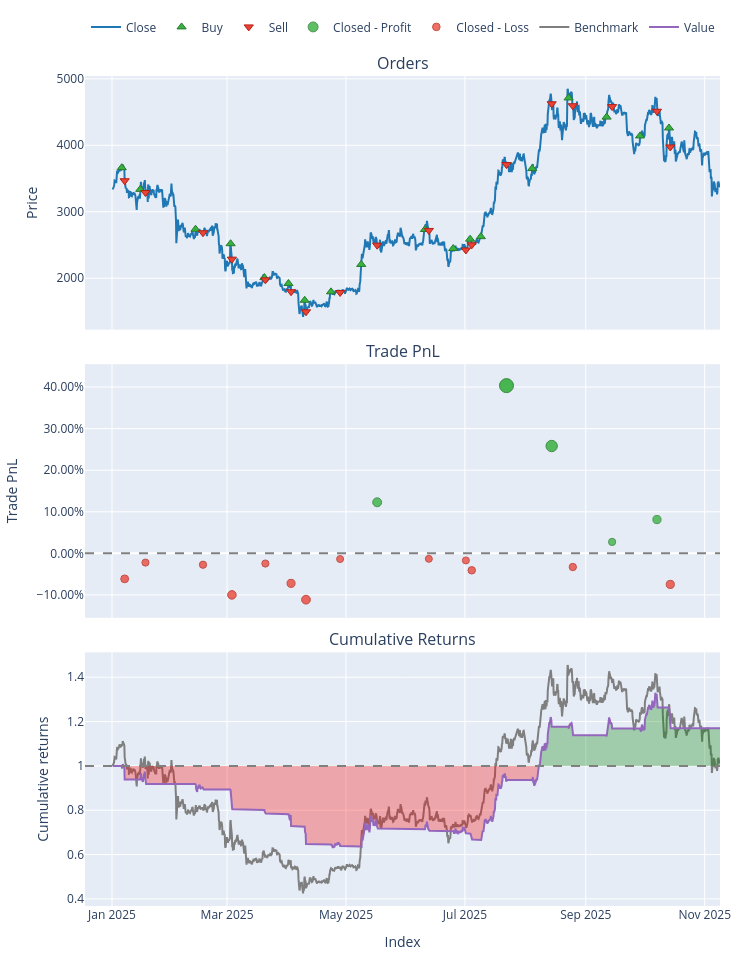

The notebook cell saved with this chart:
### Code cell
pf[pf.wrapper.columns[1]].plot().show()

### Figure 1 — Plotly figure (JSON) as saved in the notebook; plotly's stock layout.template omitted (floating-point values rounded to 4 significant figures; data arrays with more than 128 entries replaced by an {"elided": "..."} marker saying what was removed)
{"data": [{"line": {"color": "#1f77b4"}, "name": "Close", "showlegend": true, "x": {"elided": "1870 str values"}, "type": "scatter", "uid": "de6b7aa2-cf67-46e5-bed8-1725073e0147", "xaxis": "x", "yaxis": "y", "y": {"elided": "1870 float values"}, "legendgroup": "0"}, {"customdata": [[56.0, 0.2719, 3.984], [58.0, 0.2803, 3.741], [60.0, 0.3342, 3.658], [62.0, 0.3532, 3.559], [64.0, 0.3988, 3.205], [66.0, 0.407, 3.127], [68.0, 0.435, 2.902], [70.0, 0.3594, 2.581], [72.0, 0.2883, 2.546], [74.0, 0.2613, 2.857], [76.0, 0.2881, 2.82], [78.0, 0.2678, 2.772], [80.0, 0.2533, 2.66], [82.0, 0.2554, 3.728], [84.0, 0.2486, 4.687], [86.0, 0.2562, 4.534], [88.0, 0.2812, 4.658], [90.0, 0.2955, 5.035]], "hovertemplate": "Order Id: %{customdata[0]}<br>Timestamp: %{x}<br>Price: %{y}<br>Size: %{customdata[1]:.6f}<br>Fees: %{customdata[2]:.6f}", "marker": {"color": "#37B13F", "line": {"color": "rgb(38,123,44)", "width": 1}, "size": 8, "symbol": "triangle-up"}, "mode": "markers", "name": "Buy", "x": ["2025-01-06T00:00:00+00:00", "2025-01-15T12:00:00+00:00", "2025-02-12T20:00:00+00:00", "2025-03-02T20:00:00+00:00", "2025-03-20T04:00:00+00:00", "2025-04-01T12:00:00+00:00", "2025-04-09T20:00:00+00:00", "2025-04-23T08:00:00+00:00", "2025-05-08T20:00:00+00:00", "2025-06-10T12:00:00+00:00", "2025-06-25T00:00:00+00:00", "2025-07-03T16:00:00+00:00", "2025-07-09T04:00:00+00:00", "2025-08-04T12:00:00+00:00", "2025-08-23T04:00:00+00:00", "2025-09-11T16:00:00+00:00", "2025-09-28T20:00:00+00:00", "2025-10-13T16:00:00+00:00"], "y": [3663.0, 3337.0, 2737.0, 2519.0, 2009.0, 1920.0, 1668.0, 1795.0, 2207.0, 2733.0, 2447.0, 2587.0, 2625.0, 3649.0, 4713.0, 4424.0, 4141.0, 4260.0], "type": "scatter", "uid": "051ac54a-2213-477b-ace0-f9a5b881c794", "xaxis": "x", "yaxis": "y", "legendgroup": "1"}, {"customdata": [[57.0, 0.2719, 3.771], [59.0, 0.2803, 3.688], [61.0, 0.3342, 3.587], [63.0, 0.3532, 3.231], [65.0, 0.3988, 3.152], [67.0, 0.407, 2.926], [69.0, 0.435, 2.601], [71.0, 0.3594, 2.566], [73.0, 0.2883, 2.88], [75.0, 0.2613, 2.842], [77.0, 0.2881, 2.794], [79.0, 0.2678, 2.681], [81.0, 0.2533, 3.758], [83.0, 0.2554, 4.725], [85.0, 0.2486, 4.57], [87.0, 0.2562, 4.695], [89.0, 0.2812, 5.076], [91.0, 0.2955, 4.698]], "hovertemplate": "Order Id: %{customdata[0]}<br>Timestamp: %{x}<br>Price: %{y}<br>Size: %{customdata[1]:.6f}<br>Fees: %{customdata[2]:.6f}", "marker": {"color": "#EA4335", "line": {"color": "rgb(181,31,18)", "width": 1}, "size": 8, "symbol": "triangle-down"}, "mode": "markers", "name": "Sell", "x": ["2025-01-07T12:00:00+00:00", "2025-01-18T04:00:00+00:00", "2025-02-16T16:00:00+00:00", "2025-03-03T12:00:00+00:00", "2025-03-20T16:00:00+00:00", "2025-04-02T20:00:00+00:00", "2025-04-10T12:00:00+00:00", "2025-04-28T00:00:00+00:00", "2025-05-17T00:00:00+00:00", "2025-06-12T12:00:00+00:00", "2025-07-01T12:00:00+00:00", "2025-07-04T12:00:00+00:00", "2025-07-22T08:00:00+00:00", "2025-08-14T12:00:00+00:00", "2025-08-25T08:00:00+00:00", "2025-09-14T12:00:00+00:00", "2025-10-07T12:00:00+00:00", "2025-10-14T08:00:00+00:00"], "y": [3467.0, 3289.0, 2684.0, 2287.0, 1976.0, 1797.0, 1495.0, 1785.0, 2497.0, 2719.0, 2425.0, 2502.0, 3710.0, 4624.0, 4595.0, 4582.0, 4512.0, 3975.0], "type": "scatter", "uid": "65c86e4f-1149-459f-88ef-98d4aae91c34", "xaxis": "x", "yaxis": "y", "legendgroup": "2"}, {"customdata": [[8.0, 8.0, 78.15, 0.1228], [12.0, 12.0, 268.2, 0.4034], [13.0, 13.0, 240.6, 0.2581], [15.0, 15.0, 31.19, 0.02752], [16.0, 16.0, 94.73, 0.08134]], "hovertemplate": "Exit Trade Id: %{customdata[0]}<br>Position Id: %{customdata[1]}<br>Exit Timestamp: %{x}<br>PnL: %{customdata[2]:.6f}<br>Return: %{customdata[3]:.2%}", "marker": {"color": "#37B13F", "line": {"color": "rgb(38,123,44)", "width": 1}, "opacity": [0.7921, 0.9, 0.8442, 0.7555, 0.7762], "size": [8.967, 14.0, 11.39, 7.258, 8.223], "symbol": "circle"}, "mode": "markers", "name": "Closed - Profit", "x": ["2025-05-17T00:00:00+00:00", "2025-07-22T08:00:00+00:00", "2025-08-14T12:00:00+00:00", "2025-09-14T12:00:00+00:00", "2025-10-07T12:00:00+00:00"], "y": [0.1228, 0.4034, 0.2581, 0.02752, 0.08134], "type": "scatter", "uid": "40a140db-1ff4-405f-816e-faf17f5935eb", "xaxis": "x2", "yaxis": "y2", "legendgroup": "3"}, {"customdata": [[0.0, 0.0, -61.08, -0.06132], [1.0, 1.0, -20.71, -0.02214], [2.0, 2.0, -24.96, -0.02729], [3.0, 3.0, -88.82, -0.09984], [4.0, 4.0, -19.6, -0.02446], [5.0, 5.0, -56.37, -0.07211], [6.0, 6.0, -80.75, -0.1113], [7.0, 7.0, -8.778, -0.01361], [9.0, 9.0, -9.395, -0.01315], [10.0, 10.0, -11.93, -0.01693], [11.0, 11.0, -28.2, -0.04069], [14.0, 14.0, -38.44, -0.03281], [17.0, 17.0, -93.99, -0.07467]], "hovertemplate": "Exit Trade Id: %{customdata[0]}<br>Position Id: %{customdata[1]}<br>Exit Timestamp: %{x}<br>PnL: %{customdata[2]:.6f}<br>Return: %{customdata[3]:.2%}", "marker": {"color": "#EA4335", "line": {"color": "rgb(181,31,18)", "width": 1}, "opacity": [0.7685, 0.7535, 0.7554, 0.7833, 0.7543, 0.7727, 0.7877, 0.7502, 0.75, 0.7515, 0.7606, 0.7576, 0.7736], "size": [7.864, 7.161, 7.254, 8.555, 7.203, 8.057, 8.76, 7.008, 7.0, 7.068, 7.494, 7.353, 8.103], "symbol": "circle"}, "mode": "markers", "name": "Closed - Loss", "x": ["2025-01-07T12:00:00+00:00", "2025-01-18T04:00:00+00:00", "2025-02-16T16:00:00+00:00", "2025-03-03T12:00:00+00:00", "2025-03-20T16:00:00+00:00", "2025-04-02T20:00:00+00:00", "2025-04-10T12:00:00+00:00", "2025-04-28T00:00:00+00:00", "2025-06-12T12:00:00+00:00", "2025-07-01T12:00:00+00:00", "2025-07-04T12:00:00+00:00", "2025-08-25T08:00:00+00:00", "2025-10-14T08:00:00+00:00"], "y": [-0.06132, -0.02214, -0.02729, -0.09984, -0.02446, -0.07211, -0.1113, -0.01361, -0.01315, -0.01693, -0.04069, -0.03281, -0.07467], "type": "scatter", "uid": "b6b0db01-f4b7-4885-9b32-9fd2729e0672", "xaxis": "x2", "yaxis": "y2", "legendgroup": "4"}, {"line": {"color": "#7f7f7f"}, "name": "Benchmark", "showlegend": true, "x": {"elided": "1870 str values"}, "type": "scatter", "uid": "81b13fe0-53a9-45fb-983a-50cdc2107a00", "xaxis": "x3", "yaxis": "y3", "y": {"elided": "1870 float values"}, "legendgroup": "5"}, {"hoverinfo": "skip", "line": {"color": "rgba(0, 0, 0, 0)", "width": 0}, "opacity": 0, "showlegend": false, "x": {"elided": "1870 str values"}, "type": "scatter", "uid": "93549d8f-effd-4d08-b637-ad575a86c4eb", "xaxis": "x3", "yaxis": "y3", "y": {"elided": "1870 int values"}, "legendgroup": "6"}, {"connectgaps": false, "fill": "tonexty", "fillcolor": "rgba(0, 128, 0, 0.3)", "hoverinfo": "skip", "line": {"color": "rgba(0, 0, 0, 0)", "width": 0}, "opacity": 0, "showlegend": false, "x": {"elided": "1870 str values"}, "type": "scatter", "uid": "d582822f-d294-4272-a43b-14aafad3bea0", "xaxis": "x3", "yaxis": "y3", "y": {"elided": "1870 float values"}, "legendgroup": "6"}, {"hoverinfo": "skip", "line": {"color": "rgba(0, 0, 0, 0)", "width": 0}, "opacity": 0, "showlegend": false, "x": {"elided": "1870 str values"}, "type": "scatter", "uid": "ff710646-4b41-447b-ad1b-d50f4b74a3f6", "xaxis": "x3", "yaxis": "y3", "y": {"elided": "1870 int values"}, "legendgroup": "6"}, {"connectgaps": false, "fill": "tonexty", "fillcolor": "rgba(255, 0, 0, 0.3)", "hoverinfo": "skip", "line": {"color": "rgba(0, 0, 0, 0)", "width": 0}, "opacity": 0, "showlegend": false, "x": {"elided": "1870 str values"}, "type": "scatter", "uid": "27d2a558-542b-49b0-9127-ce67e16469fa", "xaxis": "x3", "yaxis": "y3", "y": {"elided": "1870 float values"}, "legendgroup": "6"}, {"line": {"color": "#9467bd"}, "name": "Value", "showlegend": true, "x": {"elided": "1870 str values"}, "type": "scatter", "uid": "63685c58-701f-415c-8e81-d30a1829ed95", "xaxis": "x3", "yaxis": "y3", "y": {"elided": "1870 float values"}, "legendgroup": "7"}, {"hoverinfo": "skip", "line": {"color": "rgba(0, 0, 0, 0)", "width": 0}, "opacity": 0.0, "showlegend": false, "x": {"elided": "1870 str values"}, "type": "scatter", "uid": "6f9731a1-16b3-489a-90b1-01cf1a471af5", "xaxis": "x3", "yaxis": "y3", "y": {"elided": "1870 int values"}, "legendgroup": "6"}], "layout": {"annotations": [{"font": {"size": 16}, "showarrow": false, "text": "Orders", "x": 0.5, "xanchor": "center", "xref": "paper", "y": 1.0, "yanchor": "bottom", "yref": "paper"}, {"font": {"size": 16}, "showarrow": false, "text": "Trade PnL", "x": 0.5, "xanchor": "center", "xref": "paper", "y": 0.6528, "yanchor": "bottom", "yref": "paper"}, {"font": {"size": 16}, "showarrow": false, "text": "Cumulative Returns", "x": 0.5, "xanchor": "center", "xref": "paper", "y": 0.3056, "yanchor": "bottom", "yref": "paper"}], "xaxis": {"anchor": "y", "domain": [0.0, 1.0], "matches": "x3", "showticklabels": false}, "yaxis": {"anchor": "x", "domain": [0.6944, 1.0], "title": {"text": "Price"}}, "xaxis2": {"anchor": "y2", "domain": [0.0, 1.0], "matches": "x3", "showticklabels": false}, "yaxis2": {"anchor": "x2", "domain": [0.3472, 0.6528], "tickformat": ".2%", "title": {"text": "Trade PnL"}}, "xaxis3": {"anchor": "y3", "domain": [0.0, 1.0], "title": {"text": "Index"}}, "yaxis3": {"anchor": "x3", "domain": [0.0, 0.3056], "title": {"text": "Cumulative returns"}}, "margin": {"t": 30, "b": 30, "l": 30, "r": 30}, "legend": {"orientation": "h", "yanchor": "bottom", "y": 1.042, "xanchor": "right", "x": 1, "traceorder": "normal"}, "width": 750, "height": 960, "showlegend": true, "shapes": [{"line": {"color": "gray", "dash": "dash"}, "type": "line", "x0": 0.0, "x1": 1.0, "xref": "paper", "y0": 0, "y1": 0, "yref": "y2"}, {"line": {"color": "gray", "dash": "dash"}, "type": "line", "x0": 0.0, "x1": 1.0, "xref": "paper", "y0": 1, "y1": 1, "yref": "y3"}]}}
